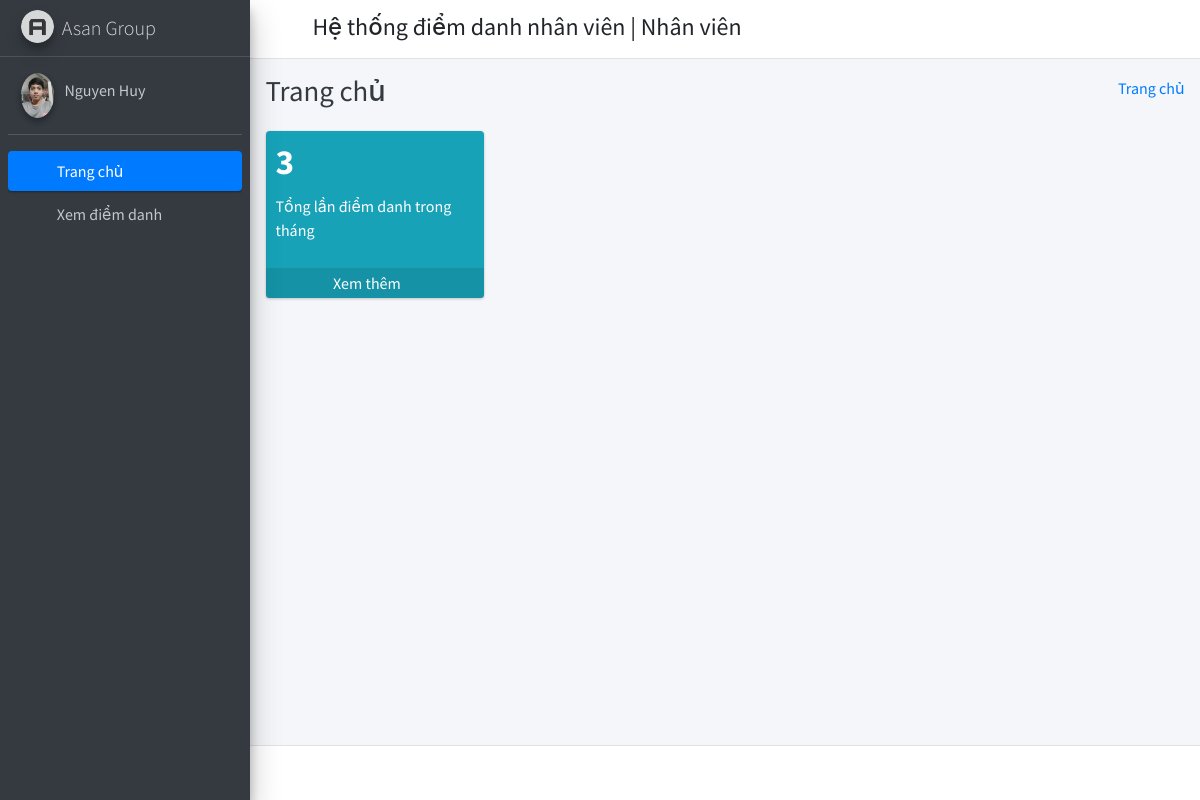
/employee_home/ (signed in), run on the app's committed database.
### employee_management_app/models.py (models this page shows)
class Employee(models.Model):
    id = models.AutoField(primary_key=True)
    admin = models.OneToOneField(CustomUser, on_delete=models.CASCADE)
    gender = models.CharField(max_length=50)
    profile_pic = models.FileField(null=True, blank=True)
    address = models.TextField()
    name = models.CharField(max_length=255)
    department_id = models.ForeignKey(
        Departments, on_delete=models.DO_NOTHING, default=1
    )
    created_at = models.DateTimeField(auto_now_add=True)
    updated_at = models.DateTimeField(auto_now=True)
    objects = models.Manager()

class CustomUser(AbstractUser):
    user_type_data = ((1, "HOD"), (2, "Employee"))
    user_type = models.CharField(
        default=1, choices=user_type_data, max_length=10)

### employee_management_app/EmployeeViews.py (the view)
# urls.py: path("employee_home/", EmployeeViews.employee_home, name="employee_home"),
@login_required(login_url="login")
def employee_home(request):
    current_month = datetime.now().month
    employee = Employee.objects.get(admin=request.user.id)
    total_attendance = Attendance.objects.filter(
        employee_id=employee.id, created_at__month=current_month).count()
    context = {
        "employee": employee,
        "total_attendance": total_attendance
    }
    return render(request, "employee_template/employee_home_template.html", context)

### employee_management_app/templates/employee_template/employee_home_template.html (shortened to what this page needs)
{% extends 'employee_template/base_template.html' %}
{% block page_title %}
Trang chủ
{% endblock page_title %}
{% block main_content %}
{% load static %}
<section class="content">
    <div class="container-fluid">
        <div class="row">
            <div class="col-lg-3 col-6">
                <div class="small-box bg-info">
                    <div class="inner">
                        <h3>{{ total_attendance }}</h3>
                        <p>Tổng lần điểm danh trong tháng</p>
                    </div>
                    <a href="{% url 'employee_view_attendance' %}" class="small-box-footer">Xem thêm <i class="fas fa-arrow-circle-right"></i></a>
                </div>
            </div>
        </div>
    </div>
</section>
{% endblock main_content %}

### employee_management_app/templates/employee_template/sidebar_template.html (shortened to what this page needs)
{% load static %}
<aside class="main-sidebar sidebar-dark-primary elevation-4">
    <a href="{% url 'employee_home' %}" class="brand-link">
        <img src="{% static 'dist/img/AdminLTELogo.png' %}" alt="AdminLTE Logo" class="brand-image img-circle elevation-3" style="opacity: .8">
        <span class="brand-text font-weight-light">Asan Group</span>
    </a>
    <div class="sidebar">
        <div class="user-panel mt-3 pb-3 mb-3 d-flex">
            <div class="image">
                <img src="{{ employee.profile_pic.url }}" class="img-circle elevation-2" alt="User Image">
            </div>
            <div class="info">
                <a href="{% url 'employee_profile' %}" class="d-block">{{ user.first_name }}</a>
            </div>
        </div>
        <nav class="mt-2">
            <ul class="nav nav-pills nav-sidebar flex-column" data-widget="treeview" role="menu" data-accordion="false">
                <li class="nav-item">
                    {% url 'employee_home' as employee_home %}
                    <a href="{{ employee_home }}" class="nav-link {% if request.path == employee_home %} active {% endif %}">
                        <i class="nav-icon fas fa-tachometer-alt"></i>
                        <p>
                            Trang chủ
                        </p>
                    </a>
                </li>
                <li class="nav-item">
                    {% url 'employee_view_attendance' as employee_view_attendance %}
                    <a href="{{ employee_view_attendance }}" class="nav-link {% if request.path == employee_view_attendance %} active {% endif %}">
                        <i class="nav-icon fas fa-calendar-alt"></i>
                        <p>
                            Xem điểm danh
                        </p>
                    </a>
                </li>
            </ul>
        </nav>
    </div>
</aside>

### data on the page
Employee: profile_pic (picture)
CustomUser: first_name "Nguyen Huy"

### other printed values
{{ total_attendance }} "3"
